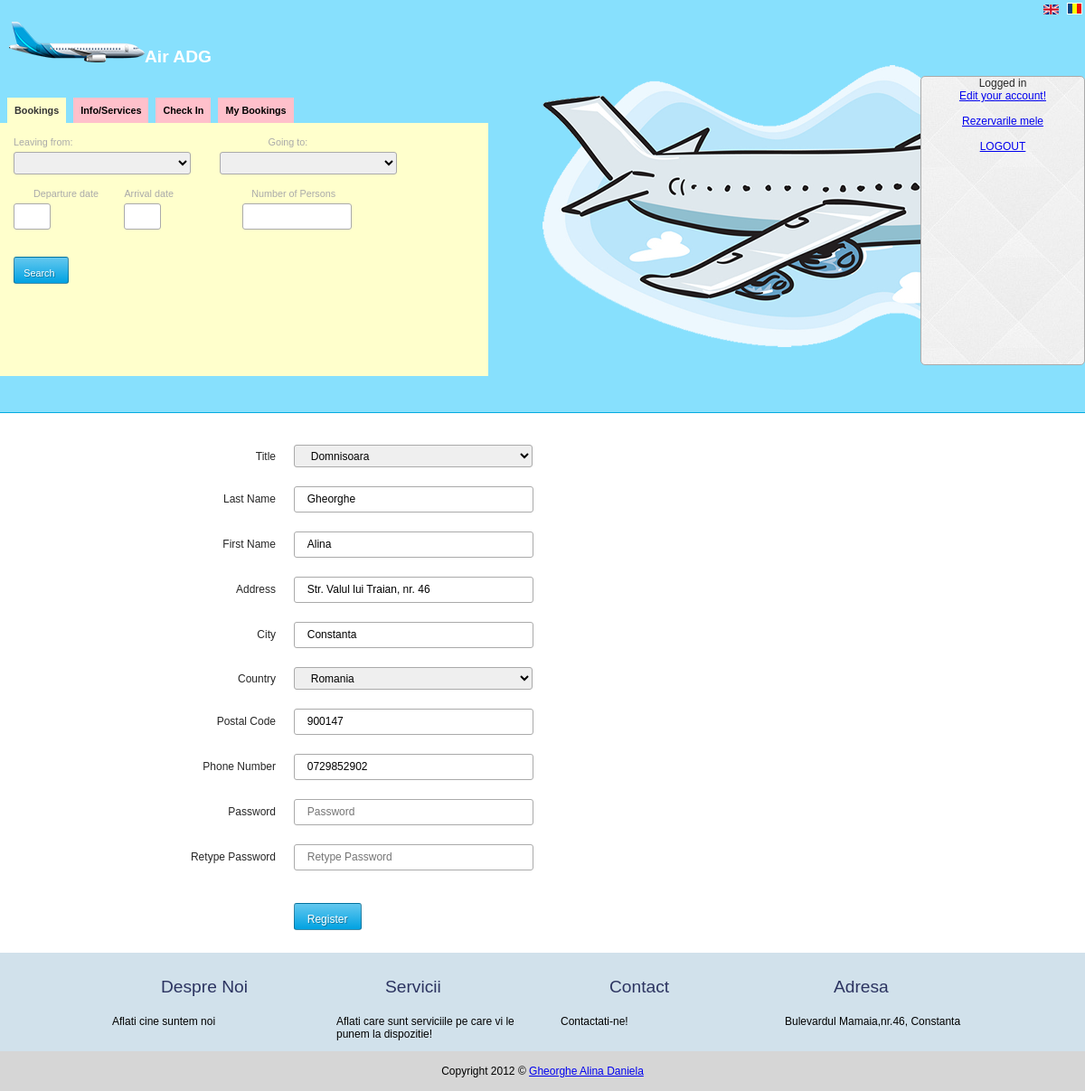
The page /edit_user.php?lang=en (signed in) on the database its author committed.
### tables this page shows
CREATE TABLE IF NOT EXISTS `utilizatori` (
  `id_utilizator` bigint(20) NOT NULL AUTO_INCREMENT,
  `id_grup` int(11) NOT NULL,
  `id_titulatura` int(11) NOT NULL,
  `nume_utilizator` varchar(50) NOT NULL,
  `nume` varchar(50) NOT NULL,
  `prenume` varchar(50) NOT NULL,
  `adresa` varchar(100) NOT NULL,
  `oras` varchar(50) NOT NULL,
  `cod_postal` varchar(6) NOT NULL,
  `id_tara` int(11) NOT NULL,
  `email` varchar(100) NOT NULL,
  `telefon` varchar(10) NOT NULL,
  `parola` varchar(255) NOT NULL,
  `data_creare` int(11) NOT NULL,
  `status` int(11) NOT NULL,
  `cod_confirmare` varchar(25) NOT NULL,
  PRIMARY KEY (`id_utilizator`)
);

CREATE TABLE IF NOT EXISTS `titulaturi` (
  `id_titulatura` int(11) NOT NULL AUTO_INCREMENT,
  `titulatura` varchar(25) NOT NULL,
  PRIMARY KEY (`id_titulatura`),
  UNIQUE KEY `titulatura` (`titulatura`)
);

CREATE TABLE IF NOT EXISTS `tari` (
  `id_tara` int(11) NOT NULL AUTO_INCREMENT,
  `tara` varchar(100) NOT NULL,
  PRIMARY KEY (`id_tara`),
  UNIQUE KEY `tara` (`tara`)
);

### languages/lang.en.php (called while the page is built, shortened)
<?php
$lang = array();
$lang['TITLU'] = 'GAD Air Reservation';
$lang['INTRODUCETI_UTILIZATOR'] = 'Enter the username';
$lang['EROARE_NO_USER'] = 'This user does not exist in our database!';
$lang['EROARE_U_P'] = 'The username/password you provided is incorrect. Please try again!';
$lang['EROARE_SUSPENDAT'] = 'This account has been suspended!';
$lang['DATA_ALEASA'] = 'The choosen date: ';
$lang['ALEGE_AVION_JS'] = 'Choose airplane ';
$lang['ALEGE_TIP_AVION_JS'] = 'Choose the airplane type';
$lang['ALEGE_AEROPORT_PLECARE_JS'] = 'Choose the departure airport';
$lang['DATA_PLECARE'] ='Departure Date';
$lang['DATA_SOSIRE'] = 'Arrival Date';
$lang['NUMAR_PERSOANE'] = 'Number of Persons';
$lang['WAY'] = 'One Way';
$lang['NUMAR_CONFIRMARE'] = 'Confirmation Number';
$lang['NUME_REZERVARE'] = 'Last name of the person who made the reservation';
$lang['SEARCH'] = 'Search';
$lang['SEARCH_BOOK'] = 'Find booking';
$lang['SELECT_THE_FLIGHT'] = 'Select flight';
$lang['PASAGERI'] = 'Passengers';
$lang['INFO_CONTACT'] = 'Contact Info';
$lang['REZUMAT'] = 'Summary';
$lang['INFORMATII'] = 'Informations';
$lang['HOW_REZ_ZBOR'] = 'How to book';
$lang['CHECK_IN'] = 'Check In';
$lang['HOW_PAY_ZBOR'] = 'How to pay';
$lang['INFO_ZBOR'] = 'Flight Information';
$lang['DEST_EXIST'] = 'Where we fly';
$lang['COMP_AER'] = 'Airline companies';
$lang['DATE_DESPRE_NOI'] = 'About Us';
$lang['AGENTII'] = 'Travel Agencies';
$lang['CONTACT_US'] = 'Contact Us';
$lang['AUTENTIFICARE_CREARE_CONT'] = 'Authenticate or create an account in order to reserve flight tickets';
$lang['REZERVARE_ZBOR'] = 'Bookings';
$lang['INFORMATII'] = 'Info/Services';
$lang['Check-In'] = 'Check In';
$lang['MY_REZERVARE_ZBOR'] = 'My Bookings';
$lang['PLEACA_DIN'] = 'Leaving from: ';
$lang['MERGE_CATRE'] = 'Going to: ';
$lang['FROM_PLH'] = 'Departure Airport';
$lang['TO_PLH'] = 'Arrival Airport';
$lang['DIALOG_SIGUR'] = 'Are you sure you want to delete the entry?';
$lang['DELETE_'] = 'Delete? ';
$lang['DA'] = 'Yes';
$lang['NU'] = 'No';
$lang['DELOGAT'] = 'You have been logged out. You can login ';
$lang['LOGIN_TITLE'] = 'Your account';
$lang['USERNAME'] = 'Username';
$lang['PAROLA'] = 'Password';
$lang['RECUPERARE_PAROLA'] = 'Forgot your password?';
$lang['INREGISTRARE'] = 'Register';
$lang['LOGARE'] = 'Login';
$lang['FORMULAR_INREGISTRARE'] = 'Registration form';
$lang['NUME'] = 'Last Name';
$lang['PRENUME'] = 'First Name';
$lang['TITULATURA'] = 'Title';
$lang['ADRESA'] = 'Address';
$lang['ORAS'] = 'City';
$lang['TARA'] = 'Country';
$lang['COD_POSTAL'] = 'Postal Code';
?>

### edit_user.php (the view, shortened to what this page needs)
<?php require_once("config.php");?>
<?php
    $s = mysql_query("SELECT * FROM `utilizatori` WHERE `id_utilizator`='".mysql_real_escape_string($_SESSION['id_utilizator'])."' LIMIT 1");
    $r = mysql_fetch_assoc($s);
	$titulatura = $r['id_titulatura'];
    $nume = $r['nume'];
    $prenume = $r['prenume'];
    $adresa = $r['adresa'];
	$oras = $r['oras'];
    $tara = $r['id_tara'];
    $telefon = $r['telefon'];
    $codPostal = $r['cod_postal'];
?>
<?php include_once 'head.php'; ?>
<?php include('header.php'); ?>
	<div class="main_content">
		<div class="wrap">
				<form action="" method="post" name="register_form" id="creare_cont" action="">
 					<table cellpadding="0" cellspacing="0" border="0" class="register_table">
 						<tr>
 							<td class="form-input-name"><?php echo $lang['TITULATURA']; ?></td>
 							<td class="input">
 								<select id="tara" name="titulatura" placeholder="<?php echo $lang['TITULATURA']; ?>"  autocomplete="off">
 									<?php
 										$sql = mysql_query("SELECT * FROM `titulaturi`");
 										while($rand = mysql_fetch_array($sql)) {
 									?>
 									<option value="<?php echo $rand['id_titulatura'];?>"<?php if(isset($titulatura) and $titulatura==$rand['id_titulatura']) echo 'selected'; ?>><?php echo $rand['titulatura'];?></option>
 									<?php
 									}
 									?>
 								</select>
							<br/>
 							</td>
 							<td class=""><span id="titulatura1"></span></td>
 						</tr>
 						<tr>
 							<td class="form-input-name"><?php echo $lang['NUME']; ?></td>
 							<td class="input"><input type="text" id="name" onBlur="validateNume();" name="name" placeholder="<?php echo $lang['NUME_PLH'];?>"; value="<?php if(isset($nume)) echo $nume;?>" autocomplete="off" required="required" /></td>
 							<td class=""><span id="name1"></span></td>
 						</tr>
 						<tr>
 							<td class="form-input-name"><?php echo $lang['PRENUME']; ?></td>
 							<td class="input"><input type="text" id="prenume" onBlur="validatePrenume();" name="prenume" placeholder="<?php echo $lang['PRENUME_PLH']; ?>" value="<?php if(isset($prenume)) echo $prenume;?>"  autocomplete="off" required="required" /></td>
 							<td class=""><span id="prenume1"></span></td>
 						</tr>
 						<tr>
 							<td class="form-input-name"><?php echo $lang['ADRESA']; ?></td>
 							<td class="input"><input type="text" name="adresa" id="adresa" onBlur="validateAdresa()" placeholder="<?php echo $lang['ADRESA_PLH']; ?>" value="<?php if(isset($adresa)) echo $adresa;?>" autocomplete="off" /></td>
 							<td class=""><span id="adresa1"></span></td>
 						</tr>
 						<tr>
 							<td class="form-input-name"><?php echo $lang['ORAS']; ?></td>
 							<td class="input"><input type="text" name="oras"  id="oras" onBlur="validateOras()" placeholder="<?php echo $lang['ORAS_PLH']; ?>" value="<?php if(isset($oras)) echo $oras;?>" autocomplete="off" /></td>
 							<td class=""><span id="oras1"></span></td>
 						</tr>
 						<tr>
							<td class="form-input-name"><?php echo $lang['TARA']; ?></td>
							<td class="input">
								<select id="tara" onChange="slctemp()" onBlur="madeSelection()" name="tara" placeholder="<?php echo $lang['TARA_PLH']; ?>"  autocomplete="off">
									<?php
 									$sql = mysql_query("SELECT * FROM `tari`");
										while($rand = mysql_fetch_array($sql)) {
									?>
									<option value="<?php echo $rand['id_tara'];?>" <?php if(isset($tara) and $tara==$rand['id_tara']) echo 'selected'; ?>><?php echo $rand['tara'];?></option>
									<?php
									}
									?>
								</select>	<br/>
 							<td class=""><span id="tara1"></span></td>
 						</tr>
 						<tr>
 							<td class="form-input-name"><?php echo $lang['COD_POSTAL']; ?></td>
 							<td class="input"><input type="text" name="codPostal" id="codPostal" onBlur="validateCodPostal()" placeholder="<?php echo $lang['COD_POSTAL_PLH']; ?>" value="<?php if(isset($codPostal)) echo $codPostal;?>" autocomplete="off" /></td>
 							<td class=""><span id="codPostal1"></span></td>
 						</tr>
 						<tr>
 							<td class="form-input-name"><?php echo $lang['TELEFON']; ?></td>
 							<td class="input"><input type="tel" id="telefon" name="telefon" onKeyup="isNumeric()" maxlength="10" splaceholder="<?php echo $lang['TELEFON_PLH']; ?>" value="<?php if(isset($telefon)) echo $telefon;?>" autocomplete="off" required="required"/></td>
 							<td class=""><span id="telefon1"></span></td>
 						</tr>
 						<tr>
 							<td class="form-input-name"><?php echo $lang['PAROLA']; ?></td>
 							<td class="input"><input type="password" id="pwd" name="pwd" placeholder="<?php echo $lang['PAROLA_PLH']; ?>" autocomplete="off" value=""  /></td>
 							<td class=""><span id="pwd1"></span></td>
 						</tr>
 						<tr>
 							<td class="form-input-name"><?php echo $lang['RESCRIERE_PAROLA']; ?></td>
 							<td class="input"><input type="password" name="pwd_con" id="pwd_con" placeholder="<?php echo $lang['RESCRIERE_PAROLA_PLH']; ?>" autocomplete="off" value="" /></td>
 							<td class=""><span id="pwdcon1"></span></td>
 						</tr>
 						<tr>
 							<td class="form-input-name"></td>
 							<td><input type="submit" id="edit_user" name="edit_user" value="<?php echo $lang['INREGISTRARE']; ?>" /></td>
 						</tr>
 					</table>
		</div>
	</div>
<?php include('footer.php'); ?>

### css/style.css (style rules this page uses)
html, body, header, footer, section, menu, span, applet, object, iframe, h1, h2, h3, h4, h5, h6, p, blockquote, pre, a, abbr, acronym, address, big, cite, code, del, dfn, em, img, ins, kbd, q, s, samp, small, strike, strong, sub, sup, tt, var, b, u, i, center, dl, dt, dd, ol, ul, li, fieldset, form, label, legend, table, caption, tbody, tfoot, thead, tr, th, td, table, caption, tbody, tfoot, thead, tr, th, td, article, aside, canvas, details, embed, figure, figcaption, footer, header, hgroup, menu, nav, output, ruby, section, summary, time, mark, audio, video { margin: 0; padding: 0; border: 0; font-size: 100%; font: inherit; vertical-align: baseline; }
table { border-collapse: collapse; border-spacing: 0; }
body { font-family: Arial, Helvetica, sans-serif; font-size: 12px; color: #262626; }
.wrap { width: 960px; margin: 0 auto; }
form { width: 80%; float: left; }
form input, form textarea, form select { width: 90%; height: 25px; line-height: 25px; padding-left:5%!important; border: 1px #aaa solid; -webkit-border-radius: 3px; -moz-border-radius: 3px; border-radius: 3px; }
form select { width: 96%!important; }
form select { width: 100%; padding: 0; }
form input[type=submit], .button_like_submit { border: 1px solid rgba(0, 0, 0, 0.3); background: #64c8ef; background: -moz-linear-gradient(top, #64c8ef 0%, #00a2e2 100%); background: -webkit-gradient(linear, left top, left bottombottom, color-stop(0%,#64c8ef), color-stop(100%,#00a2e2)); background: -webkit-linear-gradient(top, #64c8ef 0%,#00a2e2 100%); background: -o-linear-gradient(top, #64c8ef 0%,#00a2e2 100%); background: -ms-linear-gradient(top, #64c8ef 0%,#00a2e2 100%); background: linear-gradient(to bottombottom, #64c8ef 0%,#00a2e2 100%); filter: progid:DXImageTransform.Microsoft.gradient( startColorstr='#64c8ef', endColorstr='#00a2e2',GradientType=0 ); color: #fff; padding: 5px 15px; height: 30px; margin-right: 0; margin-top: 15px; margin-bottom: 15px; border-radius: 3px; text-shadow: 1px 1px 0px rgba(0, 0, 0, 0.3); width: auto; text-decoration: none; }
.form-input-name { width: 50%; text-align: right; }
.register_table tr td { padding: 10px; border-top: 1px solid #fff; }
.register_table tr:last-child td { padding: 10px; border-bottom: none; border-top: 1px solid #fff; }
@media only screen and (max-width: 959px), screen and (max-device-width: 959px) { .wrap { width:100%; } }

### rows shown on the page
utilizatori: titulatura "Domnisoara", name "Gheorghe", prenume "Alina", adresa "Str. Valul lui Traian, nr. 46", oras "Constanta", tara "Romania", codPostal "900147", telefon "0729852902"

### other values the page prints
$lang['REZERVARE_ZBOR'] "Bookings"
$lang['INFORMATII'] "Info/Services"
$lang['Check-In'] "Check In"
$lang['MY_REZERVARE_ZBOR'] "My Bookings"
$lang['PLEACA_DIN'] "Leaving from:"
$lang['MERGE_CATRE'] "Going to:"
$lang['DATA_PLECARE'] "Departure date"
$lang['DATA_SOSIRE'] "Arrival date"
$lang['NUMAR_PERSOANE'] "Number of Persons"
$lang['LOGAT'] "Logged in"
$lang['MODIFY_USER'] "Edit your account!"
$lang['TITULATURA'] "Title"
$lang['NUME'] "Last Name"
$lang['PRENUME'] "First Name"
$lang['ADRESA'] "Address"
